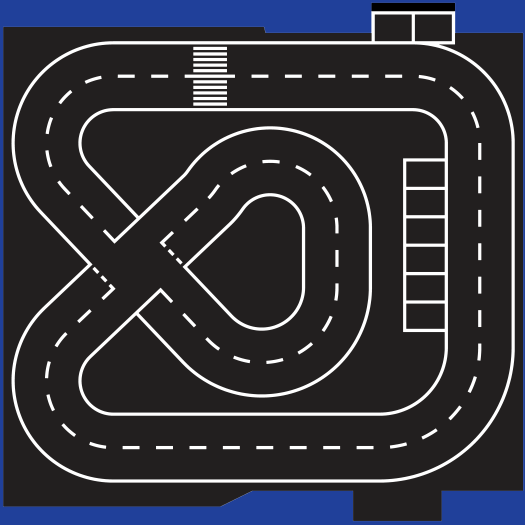
#> input picture Sims/Carolo.png, 525 x 525 px
$ python image_processing.py
#> lines starting #> are read from the running program, lines starting #| are printed output that depends on the picture; after the words box and inside, x2 and y2 are one past the last pixel; in counts of white or black regions, pixels touching at a corner belong together
import cv2
import numpy as np
import math

# Load image
image = cv2.imread('Sims/Carolo.png')
#> image is the input picture: shape (525, 525, 3); mean B, G, R 59.4, 50.5, 49.9

# Define the left lane coordinates
left_lane_coordinates = [
    (106,42), (105,77), (151,42), (150,77),
    (192,42), (192,77), (227,42), (226,77),
    (268,42), (268,77), (305,43), (305,77),
    (349,42), (351,78), (392,43), (395,77),
    (426,43), (424,77), (463,57), (444,83),
    (488,75), (462,99), (505,106), (472,111),
    (513,129), (479,131), (513,170), (479,170),
    (513,207), (479,210), (513,248), (479,249),
    (513,284), (479,287), (513,324), (479,324),
    (513,355), (480,355), (506,389), (476,377),
    (493,418), (465,402), (467,447), (444,422),
    (439,466), (422,438), (402,479), (400,446),
    (355,479), (355,446), (315,480), (314,446),
    (272,481), (272,448), (235,482), (235,448),
    (190,481), (190,447), (145,481), (145,447),
    (102,481), (103,448), (50,458), (70,434),
    (21,420), (51,409), (13,380), (46,379),
    (22,341), (50,356), (44,309), (67,332),
    (70,284), (94,305), (92,268), (112,287),
    (116,243), (140,265), (139,219), (164,242),
    (164,196), (187,218), (183,177), (204,200),
    (212,146), (237,169), (265,129), (265,159),
    (321,142), (303,170), (358,183), (328,196),
    (369,217), (335,221), (370,260), (336,260),
    (370,301), (336,300), (359,333), (332,318),
    (342,362), (315,340), (302,388), (287,357),
    (253,396), (252,362), (200,376), (221,351),
    (171,348), (195,324), (146,324), (173,301),
    (136,313), (162,290), (112,287), (140,265),
    (92,265), (115,242), (64,237), (89,215),
    (32,203), (58,181), (13,153), (46,147),
    (25,97), (54,114), (54,63), (77,86),
    (106,42), (105,77)
]

right_lane_coordinates = [
    (106, 110), (106, 77), (91, 115), (77, 87),
    (81, 127), (54, 114), (80, 145), (46, 147),
    (87, 165), (58, 181), (107, 183), (82, 207),
    (128, 207), (104, 231), (138, 218), (115, 242),
    (164, 242), (140, 265), (186, 268), (162, 290),
    (215, 299), (189, 318), (240, 323), (221, 351),
    (255, 328), (252, 362), (277, 325), (287, 357),
    (292, 315), (315, 340), (299, 305), (332, 318),
    (301, 300), (336, 300), (303, 263), (336, 260),
    (302, 222), (335, 221), (299, 214), (328, 196),
    (287, 202), (303, 170), (266, 196), (265, 159),
    (253, 198), (237, 169), (226, 229), (204, 200),
    (209, 242), (187, 218), (184, 266), (164, 242),
    (161, 287), (140, 265), (135, 315), (112, 287),
    (115, 332), (94, 305), (88, 358), (67, 332),
    (81, 369), (50, 356), (79, 381), (46, 379),
    (83, 397), (51, 409), (92, 406), (70, 434),
    (107, 414), (103, 448), (146, 415), (145, 447),
    (190, 415), (190, 447), (234, 415), (235, 448),
    (272, 415), (272, 448), (313, 414), (314, 446),
    (356, 414), (355, 446), (396, 413), (400, 446),
    (411, 407), (422, 438), (424, 396), (444, 422),
    (436, 382), (465, 402), (442, 366), (476, 377),
    (444, 354), (480, 355), (445, 325), (479, 324),
    (446, 287), (479, 287), (447, 250), (479, 249),
    (446, 212), (479, 210), (446, 172), (479, 170),
    (445, 137), (479, 131), (443, 127), (472, 111),
    (438, 122), (462, 99), (430, 116), (444, 83),
    (420, 111), (424, 77), (396, 108), (395, 77),
    (350, 108), (351, 78), (305, 108), (305, 77),
    (269, 109), (268, 77), (226, 110), (226, 77),
    (193, 110), (192, 77), (150, 109), (150, 77),
    (105, 111), (105, 77)
]

def coords():

    new_coords = []
    for i in range(len(right_lane_coordinates)):

        if i % 2 == 0:
            coord_1 = right_lane_coordinates[i]
            coord_2 = left_lane_coordinates[(i*2 + 1)%len(left_lane_coordinates)]
            new_coords.append(coord_1)
            new_coords.append(coord_2)
        else:
            coord_3 = right_lane_coordinates[i]
            coord_4 = left_lane_coordinates[(i*2 + 1)%len(left_lane_coordinates)]
            new_coords.append(coord_3)
            new_coords.append(coord_4)
    return new_coords

# new_cords = coords()
# print(new_cords)

# Define the image dimensions (from Carolo.png)
img_width = 525
img_height = 525

# Define the world dimensions
world_width = 5000
world_height = 5000

# Calculate scale factors
scale_x = world_width / img_width
scale_y = world_height / img_height

# Function to add polygons to the image
def image_processing(image,coordinates):
    centroids = []
    # Draw a small red circle at each coordinate and label with index
    for i, (x, y) in enumerate(coordinates[:-2]):
        # Draw the point on the image
        cv2.circle(image, (x, y), 5, (0, 0, 255), -1)
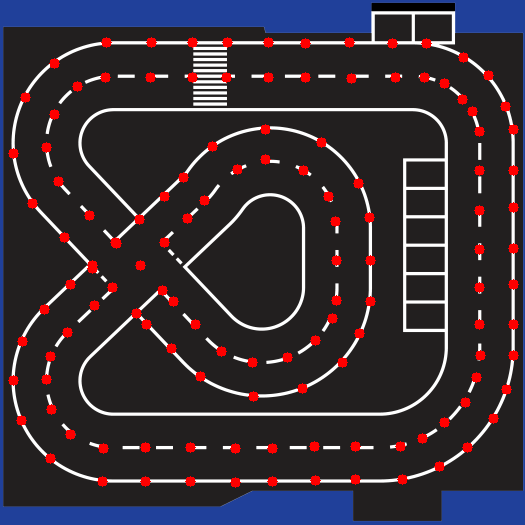
#> image: shape (525, 525, 3); 3.66% of pixels changed, all inside (x1, y1, x2, y2) = (8, 37, 519, 488)
        # # Add a label with the point index: image, text, position, font, font scale, color, thickness
        # cv2.putText(image, str(i), (x, y), cv2.FONT_HERSHEY_SIMPLEX, 0.5, (255, 255, 255), 2)

    # Creating polygons and finding centre point of each polygon
    for i in range(0, len(coordinates)-3, 2):
        # Create a polygon from the coordinates
        polygon = np.array([[coordinates[i],coordinates[i+1],coordinates[i+3],coordinates[i+2],coordinates[i]]], np.int32)

        # Draw the polygon on the image
        cv2.polylines(image, [polygon], isClosed=False, color=(0, 255, 0), thickness=2)

        # Calculate the centroid of the polygon
        centroid = np.mean(polygon, axis=1)
        x_centroid = int(centroid[0][0])
        y_centroid = int(centroid[0][1])

        # # Draw the centroid on the image
        # cv2.circle(image, (x_centroid, y_centroid), 5, (255, 0, 0), -1)

        # Find the midpoint of the two points of the polygon
        polygon = polygon[0]  # Extract the polygon points
        point1 = polygon[2]  # First point
        point2 = polygon[3]  # Second point
        midpoint = ((point1[0] + point2[0]) / 2, (point1[1] + point2[1]) / 2)

        # 3. Calculate the distance from the centroid to the midpoint
        dx = midpoint[0] - x_centroid
        dy = midpoint[1] - y_centroid

        # Use atan2 to get the angle (in radians)
        angle_rad = math.atan2(dy, dx)
        angle_deg = math.degrees(angle_rad)  # Convert radians to degrees

        # # Add a label with the point index: image, text, position, font, font scale, color, thickness
        cv2.putText(image, str(i//2), (x_centroid-5, y_centroid+5), cv2.FONT_HERSHEY_SIMPLEX, 0.5, (255, 255, 255), 2)

        centroids.append((x_centroid, y_centroid, round(angle_deg)))
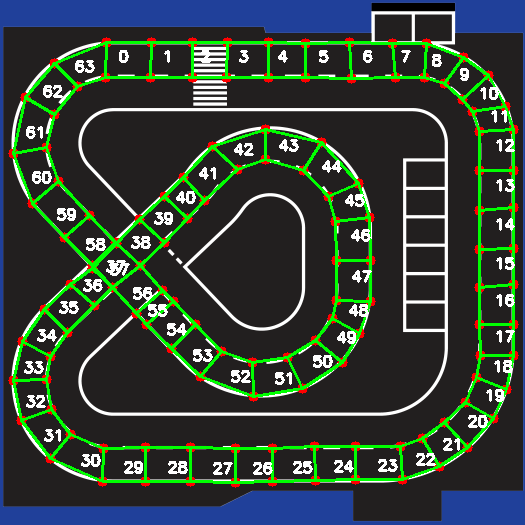
#> image: shape (525, 525, 3); 10.22% of pixels changed, all inside (x1, y1, x2, y2) = (12, 41, 515, 484)
#> after the loop, centroids = 64 items, first 6: (123, 56, 7), (167, 56, 8), (205, 56, 9), (243, 56, 8), (282, 56, 10), (323, 56, 8)
    return image ,centroids


# Function to flip points based on the frame dimensions and save to file
def flip_points(points):
    flipped_points = []
    for x, y in points:
        new_x = img_width - x
        new_y = img_height - y
        flipped_points.append((new_x, new_y))

    return flipped_points

# Function to flip points based on the frame dimensions and save to file with angle
def flip_points_angles(points):
    flipped_points = []
    for x, y, phi in points:
        new_x = img_width - x
        new_y = img_height - y
        flipped_points.append((new_x, new_y, phi))

    return flipped_points

# Function to convert points to world coordinates and save to file
def convert_to_world_coordinates(points, filename):
    world_coordinates = [
        (round(px * scale_x), round((img_height - py) * scale_y))
        for (px, py) in points
    ]
    with open(f"{filename}.txt", "w") as file:
        i = 1
        for x, y in world_coordinates:
            file.write(f"({x},{y}),")
            if i % 4 == 0: file.write("\n")
            i+=1

# Function to convert points to world coordinates and save to file with angle
def convert_to_world_coordinates_angle(points, filename):
    world_coordinates = [
        (round(px * scale_x), round((img_height - py) * scale_y), phi)
        for (px, py , phi) in points
    ]
    with open(f"{filename}.txt", "w") as file:
        i = 1
        for x, y, phi in world_coordinates:
            file.write(f"({x},{y},{phi}),")
            if i % 4 == 0: file.write("\n")
            i+=1


def conversion(image, filename):
    image,left_centroids = image_processing(image,left_lane_coordinates)
#> left_centroids has the same summary as centroids in image_processing
    image,right_centroids = image_processing(image,right_lane_coordinates)
#> after the loop in image_processing (call 2), `for i, (x, y) in enumerate(coordinates[:-2]):`:
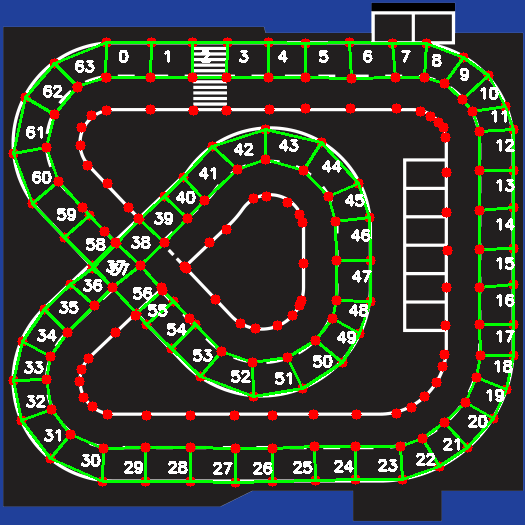
#> image: shape (525, 525, 3); 2.78% of pixels changed, all inside (x1, y1, x2, y2) = (41, 72, 486, 454)
#> after the loop in image_processing (call 2), `for i in range(0, len(coordinates)-3, 2):`:
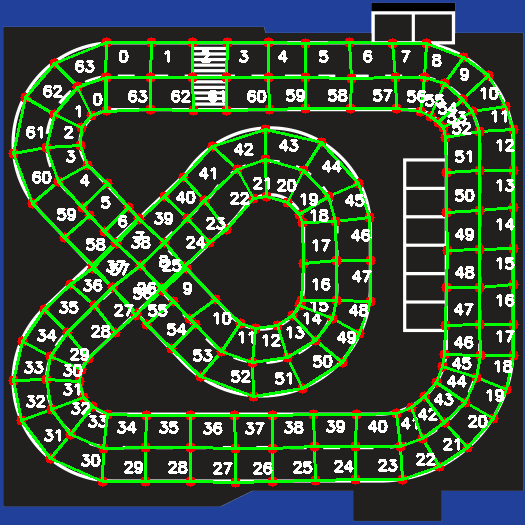
#> image: shape (525, 525, 3); 7.5% of pixels changed, all inside (x1, y1, x2, y2) = (45, 76, 482, 450)
#> after the loop in image_processing (call 2), `for i in range(0, len(coordinates)-3, 2):`: centroids = 64 items, first 6: (97, 99, 171), (78, 111, 138), (68, 132, 110), (70, 156, 82), (84, 180, 55), (105, 202, 57)
#> right_centroids has the same summary as centroids in image_processing
    cv2.imshow('Image', image)
    cv2.imwrite(filename, image)

    # Flip points and save to file
    flipped_left_lanepoints = flip_points(left_lane_coordinates)
    flipped_left_centroids = flip_points_angles(left_centroids)
#> the loop in flip_points_angles, `for x, y, phi in points:` made 64 passes
#> (x, y, phi, new_x, new_y) on passes 1 to 12: (123, 56, 7, 402, 469), (167, 56, 8, 358, 469), (205, 56, 9, 320, 469), (243, 56, 8, 282, 469), (282, 56, 10, 243, 469), (323, 56, 8, 202, 469), (367, 56, 9, 158, 469), (405, 56, 11, 120, 469), (436, 60, 30, 89, 465), (464, 74, 50, 61, 451), (483, 93, 70, 42, 432), (494, 116, 82, 31, 409)
#> after the loop in flip_points_angles, `for x, y, phi in points:`: flipped_points = 64 items, first 6: (402, 469, 7), (358, 469, 8), (320, 469, 9), (282, 469, 8), (243, 469, 10), (202, 469, 8)
#> flipped_left_centroids has the same summary as flipped_points in flip_points_angles
    convert_to_world_coordinates(flipped_left_lanepoints, "Carolo_map_points/flipped_left_lane_world_coordinates")
    convert_to_world_coordinates_angle(flipped_left_centroids, "Carolo_map_points/flipped_left_centroids_world_coordinates")
#> in convert_to_world_coordinates_angle, `world_coordinates = [ (round(px * scale_x), round((img_height - py) * ..`: world_coordinates = 64 items, first 6: (3829, 533, 7), (3410, 533, 8), (3048, 533, 9), (2686, 533, 8), (2314, 533, 10), (1924, 533, 8)
#> the loop in convert_to_world_coordinates_angle, `for x, y, phi in world_coordinates:` made 64 passes
#> (x, y, phi) on passes 1 to 12: (3829, 533, 7), (3410, 533, 8), (3048, 533, 9), (2686, 533, 8), (2314, 533, 10), (1924, 533, 8), (1505, 533, 9), (1143, 533, 11), (848, 571, 30), (581, 705, 50), (400, 886, 70), (295, 1105, 82)
#> after the loop in convert_to_world_coordinates_angle, `for x, y, phi in world_coordinates:`: i = 65


    flipped_right_lanepoints = flip_points(right_lane_coordinates)
    flipped_right_centroids = flip_points_angles(right_centroids)
#> the loop in flip_points_angles (call 2), `for x, y, phi in points:` made 64 passes
#> (x, y, phi, new_x, new_y) on passes 1 to 12: (97, 99, 171, 428, 426), (78, 111, 138, 447, 414), (68, 132, 110, 457, 393), (70, 156, 82, 455, 369), (84, 180, 55, 441, 345), (105, 202, 57, 420, 323), (122, 221, 63, 403, 304), (139, 237, 52, 386, 288), (163, 261, 59, 362, 264), (187, 288, 54, 338, 237), (216, 318, 53, 309, 207), (241, 337, 33, 284, 188)
#> flipped_right_centroids = 64 items, first 6: (428, 426, 171), (447, 414, 138), (457, 393, 110), (455, 369, 82), (441, 345, 55), (420, 323, 57)
    convert_to_world_coordinates(flipped_right_lanepoints, "Carolo_map_points/flipped_right_lane_world_coordinates")
    convert_to_world_coordinates_angle(flipped_right_centroids, "Carolo_map_points/flipped_right_centroids_world_coordinates")
#> the loop in convert_to_world_coordinates_angle (call 2), `for x, y, phi in world_coordinates:` made 64 passes
#> (x, y, phi) on passes 1 to 12: (4076, 943, 171), (4257, 1057, 138), (4352, 1257, 110), (4333, 1486, 82), (4200, 1714, 55), (4000, 1924, 57), (3838, 2105, 63), (3676, 2257, 52), (3448, 2486, 59), (3219, 2743, 54), (2943, 3029, 53), (2705, 3210, 33)
    cv2.waitKey(0)
    cv2.destroyAllWindows()


# convert_to_world_coordinates_angle(coordinates, "points/flipped_centroids_world_coordinates")
conversion(image, 'images-videos/Carolo_Centroids.png')
